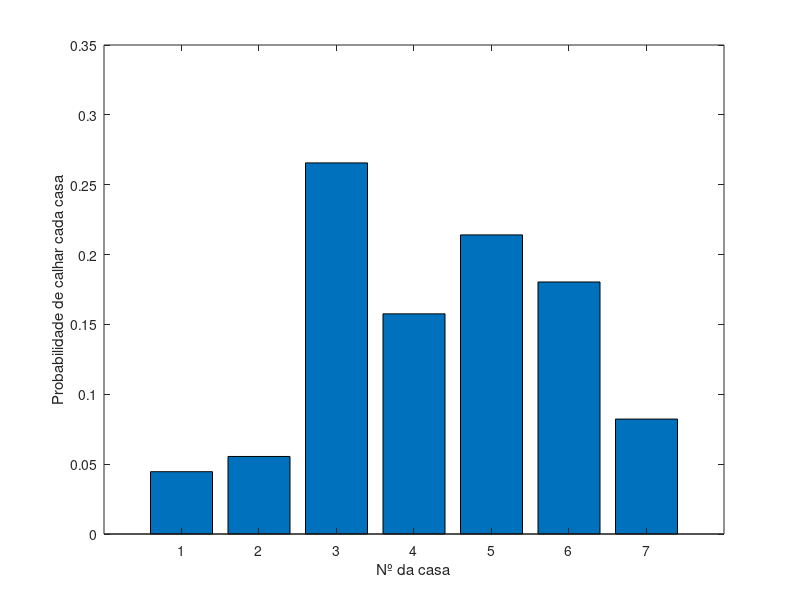
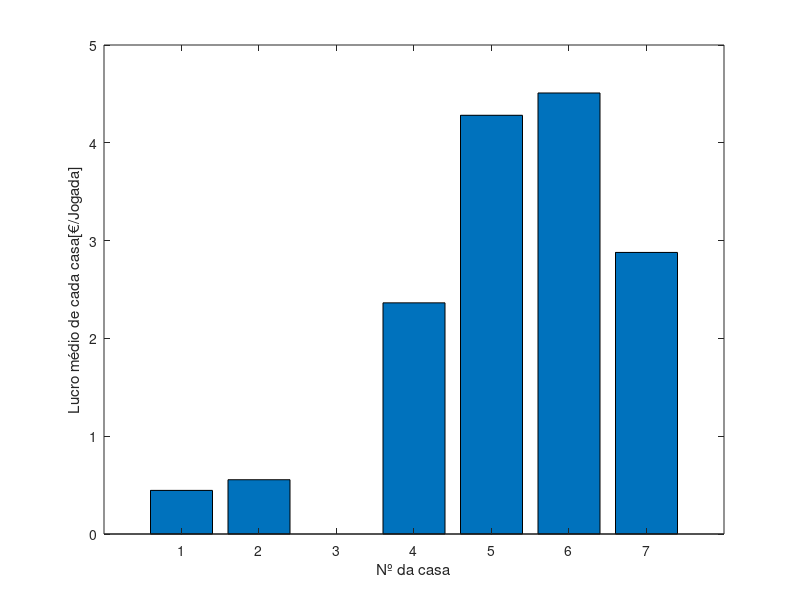
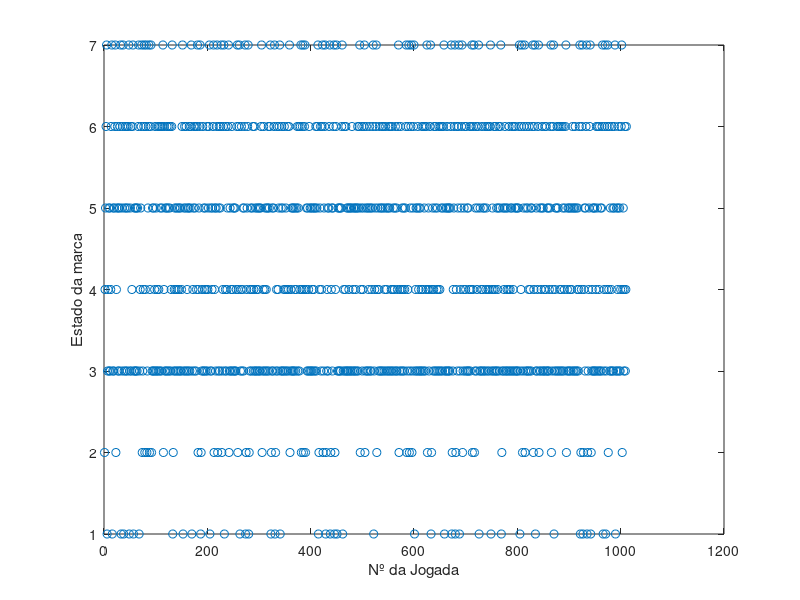
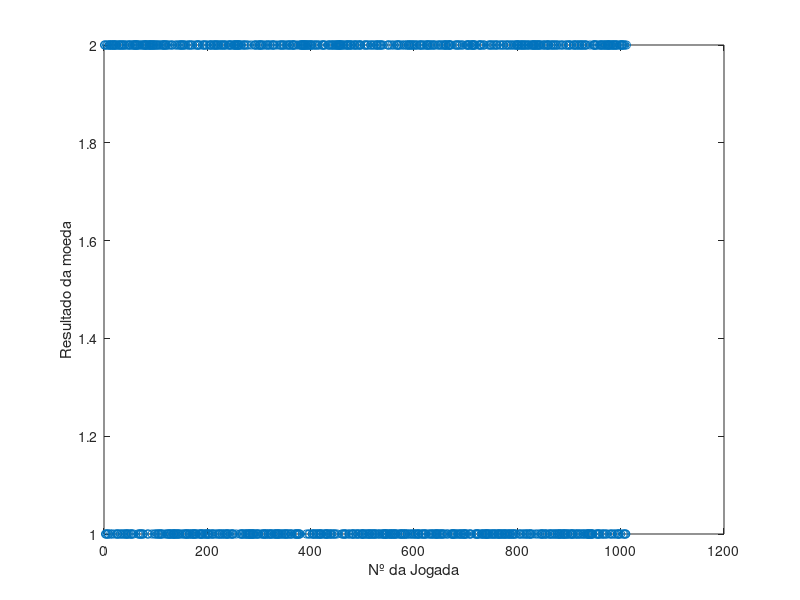

The MATLAB script that drew these images, in order:
close all;
Njogadas=1010;
NMC=2; %Número de runs
Ndiscard=1;
Ncasas=7;
z = zeros(NMC,Ncasas); %número de estados do jogo, que indica o número de vezes que se caiu em cada casa
y = zeros(1,Njogadas); % dimensão igual ao número de jogadas em cada run de Monte Carlo, que indica as casas em que se caiu em cada jogada
Aluguer = [10,10,0,15,20,25,35];
estados = [2,3,4,5,6,3,1;
           3,4,5,6,3,7,2]; %representação da máquina de estados a posição estados(1,1) representa a casa onde se vai para caso estejamos na casa 1 e calhe cara
Lucro_av = zeros(NMC,Ncasas);
coinflips = zeros(1,Njogadas);

rand('state',0)
espera = 0;
hh = waitbar(espera,"Doing stuff");

for i=1:1:NMC
    x = 0; %variável escalar que indica o número do estado em que a marca do jogador está em cada instante;
    %z(i,x) = z(i,x)+1; %Começar no 1 conta para a freq? y(i,1) tem que ser 1?
    espera = espera + 1/NMC;
    waitbar(espera,hh,"Doing stuff");
    for k=1:1:Njogadas+1 % a inicial n conta para o nº de jogadas         
        avanca = randi([1 2]); % lançamento da moeda
        coinflips(k)=avanca;
        if x == 0              % no inicio está "fora do tabuleiro"
            x = avanca;        % ou vai para o 1 ou para o 2
        else    
            x = estados(avanca,x);  % avança segundo o diagrama
        end
        y(k) = x;
        if k > Ndiscard+1    
            z(i,x) = z(i,x)+1;
        end
    end 
    for k=1:1:Ncasas
        Lucro_av(i,k) = Aluguer(k) * z(i,k)/(Njogadas-Ndiscard);
    end 
    figure(i*10)
    plot(1:1:Njogadas+1, y, 'o')
    xlabel('Nº da Jogada')
    ylabel('Estado da marca')
    figure(i*10+1)
    plot(1:1:Njogadas+1, coinflips, 'o')
    xlabel('Nº da Jogada')
    ylabel('Resultado da moeda')
    
end
zfreq = z / (Njogadas-Ndiscard);

figure(1)
bar(1:7, zfreq(1,:))
xlabel('Nº da casa')
ylabel('Probabilidade de calhar cada casa')
figure(2)
bar(1:7, Lucro_av(1,:))
xlabel('Nº da casa')
ylabel('Lucro médio de cada casa[€/Jogada]')
close(hh)
